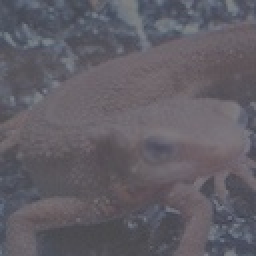
#> input picture My_answer/Question_21_30/imori_dark.jpg, 128 x 128 px (shown 2 times larger)
$ python my_answer21.py
#> lines starting #> are read from the running program, lines starting #| are printed output that depends on the picture
import cv2
import numpy as np
import matplotlib.pyplot as plt

img: np.ndarray = cv2.imread("imori_dark.jpg")
#> img is the input picture: shape (128, 128, 3); mean B, G, R 101.9, 94, 97.2
xmin: int = img.min()
#> xmin = 60
xmax: int = img.max()
#> xmax = 141


def normalize(x, xmin, xmax, range_min, range_max):
    if x < xmin:
        return range_min
    elif xmin < x < xmax:
        return (range_max - range_min) / (xmax - xmin) * (x - xmin) + range_min
    else:
        return range_max


npy_normalize = np.vectorize(normalize)
normalized = npy_normalize(img, xmin, xmax, 0, 255).astype(np.uint8)
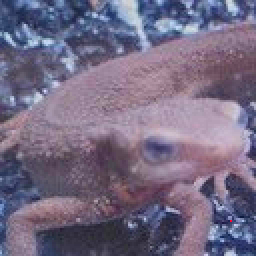
#> normalized: shape (128, 128, 3) (shown 2 times larger); mean B, G, R 131.5, 106.7, 116.8
cv2.imwrite("answer_21_1.jpg", normalized)
plt.hist(normalized.reshape(-1), bins=200)
plt.xlim(0, 255)
plt.ylim(0, 1400)
plt.savefig("answer_21_2.jpg")
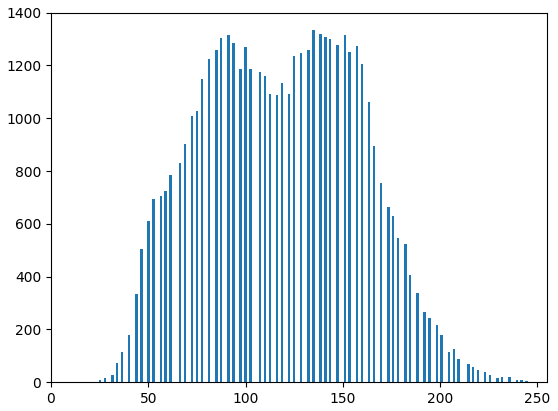
#> figure drawn by matplotlib, 1 panel; tallest bar 1335 high, from x = 134.2 to 135.5
cv2.imshow("normalized", normalized)
cv2.waitKey(0)
cv2.destroyAllWindows()
